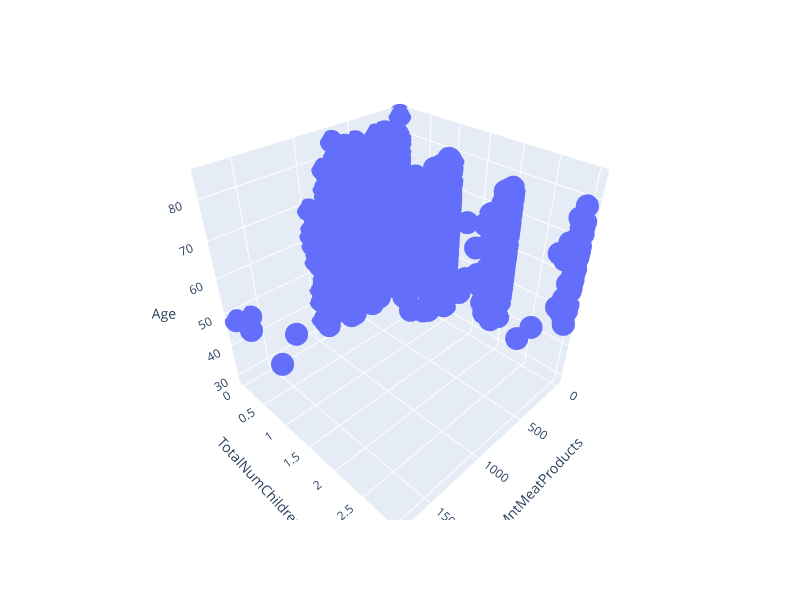

Source (notebook cell):
### Markdown cell above
The more children at home, the less spent on wine.

### Code cell
fig = px.scatter_3d(df, x='MntMeatProducts', y='TotalNumChildren', z='Age')
fig.update_layout(
    width=800,   # width in pixels
    height=600   # height in pixels
)
fig.show()

### Figure 1 — Plotly figure (JSON) as saved in the notebook; plotly's stock layout.template omitted (floating-point values rounded to 4 significant figures; data arrays with more than 128 entries replaced by an {"elided": "..."} marker saying what was removed)
{"data": [{"hovertemplate": "MntMeatProducts=%{x}<br>TotalNumChildren=%{y}<br>Age=%{z}<extra></extra>", "legendgroup": "", "marker": {"color": "#636efa", "symbol": "circle"}, "mode": "markers", "name": "", "scene": "scene", "showlegend": false, "type": "scatter3d", "x": {"elided": "2226 int values"}, "y": {"elided": "2226 int values"}, "z": {"elided": "2226 int values"}}], "layout": {"height": 600, "legend": {"tracegroupgap": 0}, "margin": {"t": 60}, "scene": {"domain": {"x": [0, 1], "y": [0, 1]}, "xaxis": {"title": {"text": "MntMeatProducts"}}, "yaxis": {"title": {"text": "TotalNumChildren"}}, "zaxis": {"title": {"text": "Age"}}}, "width": 800}}
